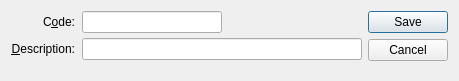
<?xml version="1.0" encoding="UTF-8"?>
<ui version="4.0">
 <comment>This file is part of the xTuple ERP: PostBooks Edition, a free and
open source Enterprise Resource Planning software suite,
Copyright (c) 1999-2011 by OpenMFG LLC, d/b/a xTuple.
It is licensed to you under the Common Public Attribution License
version 1.0, the full text of which (including xTuple-specific Exhibits)
is available at www.xtuple.com/CPAL.  By using this software, you agree
to be bound by its terms.</comment>
 <class>vendorType</class>
 <widget class="QDialog" name="vendorType">
  <property name="geometry">
   <rect>
    <x>0</x>
    <y>0</y>
    <width>459</width>
    <height>81</height>
   </rect>
  </property>
  <property name="windowTitle">
   <string>Vendor Type</string>
  </property>
  <layout class="QGridLayout" name="gridLayout">
   <item row="0" column="0">
    <layout class="QVBoxLayout">
     <property name="spacing">
      <number>0</number>
     </property>
     <item>
      <layout class="QHBoxLayout">
       <property name="spacing">
        <number>7</number>
       </property>
       <item>
        <layout class="QVBoxLayout">
         <property name="spacing">
          <number>5</number>
         </property>
         <item>
          <widget class="QLabel" name="_codeLit">
           <property name="text">
            <string>C&amp;ode:</string>
           </property>
           <property name="alignment">
            <set>Qt::AlignRight|Qt::AlignTrailing|Qt::AlignVCenter</set>
           </property>
           <property name="buddy">
            <cstring>_code</cstring>
           </property>
          </widget>
         </item>
         <item>
          <widget class="QLabel" name="_descriptionLit">
           <property name="text">
            <string>&amp;Description:</string>
           </property>
           <property name="alignment">
            <set>Qt::AlignRight|Qt::AlignTrailing|Qt::AlignVCenter</set>
           </property>
           <property name="buddy">
            <cstring>_description</cstring>
           </property>
          </widget>
         </item>
        </layout>
       </item>
       <item>
        <layout class="QVBoxLayout">
         <property name="spacing">
          <number>5</number>
         </property>
         <item>
          <layout class="QHBoxLayout">
           <property name="spacing">
            <number>0</number>
           </property>
           <item>
            <widget class="XLineEdit" name="_code"/>
           </item>
           <item>
            <spacer name="Spacer84">
             <property name="orientation">
              <enum>Qt::Horizontal</enum>
             </property>
             <property name="sizeType">
              <enum>QSizePolicy::Expanding</enum>
             </property>
             <property name="sizeHint" stdset="0">
              <size>
               <width>20</width>
               <height>20</height>
              </size>
             </property>
            </spacer>
           </item>
          </layout>
         </item>
         <item>
          <widget class="XLineEdit" name="_description"/>
         </item>
        </layout>
       </item>
      </layout>
     </item>
     <item>
      <spacer name="Spacer82">
       <property name="orientation">
        <enum>Qt::Vertical</enum>
       </property>
       <property name="sizeType">
        <enum>QSizePolicy::Expanding</enum>
       </property>
       <property name="sizeHint" stdset="0">
        <size>
         <width>20</width>
         <height>16</height>
        </size>
       </property>
      </spacer>
     </item>
    </layout>
   </item>
   <item row="0" column="1">
    <widget class="QDialogButtonBox" name="_buttonBox">
     <property name="orientation">
      <enum>Qt::Vertical</enum>
     </property>
     <property name="standardButtons">
      <set>QDialogButtonBox::Cancel|QDialogButtonBox::Save</set>
     </property>
    </widget>
   </item>
  </layout>
 </widget>
 <layoutdefault spacing="6" margin="11"/>
 <pixmapfunction>qPixmapFromMimeSource</pixmapfunction>
 <customwidgets>
  <customwidget>
   <class>XLineEdit</class>
   <extends>QLineEdit</extends>
   <header>xlineedit.h</header>
   <container>1</container>
  </customwidget>
 </customwidgets>
 <tabstops>
  <tabstop>_code</tabstop>
  <tabstop>_description</tabstop>
 </tabstops>
 <includes>
  <include location="global">parameter.h</include>
 </includes>
 <resources/>
 <connections/>
</ui>
